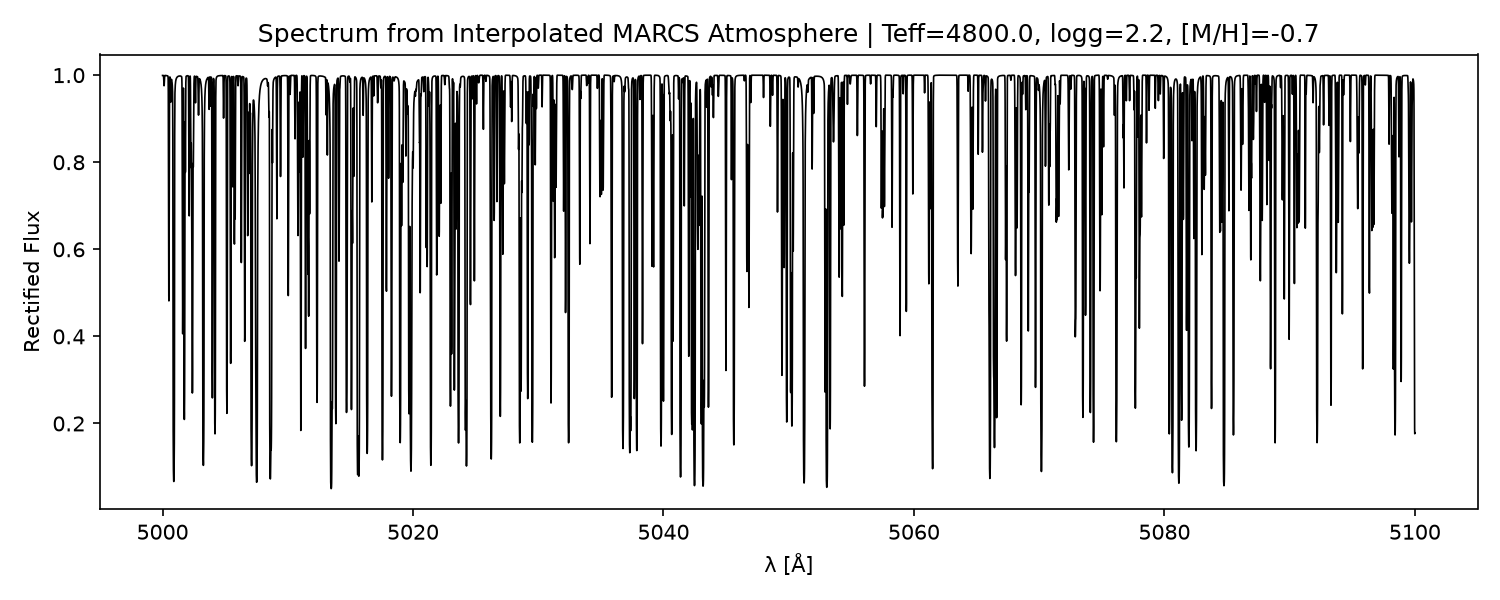

This figure's Julia source:
# Model Atmosphere Interpolation Example (Julia)
# Interpolates a MARCS atmosphere at arbitrary stellar parameters, then
# synthesizes a spectrum from that specific atmosphere object.

println(">>> [1/6] Loading packages...")
using Korg
using PyPlot
println(">>> [1/6] Packages loaded: Korg, PyPlot")

# --- Stellar parameters ------------------------------------------------------
Teff = 4800.0
logg = 2.2
M_H  = -0.7
println(">>> [2/6] Stellar parameters set: Teff=$(Teff), logg=$(logg), [M/H]=$(M_H)")

# --- Abundance vector ---------------------------------------------------------
# Build A(X) once and reuse it for both the atmosphere and the synthesis, so
# the two stay self-consistent (Korg's recommended approach, rather than
# passing M_H directly to interpolate_marcs and separately to synthesis).
A_X = Korg.format_A_X(M_H)

# --- Interpolate a MARCS atmosphere ------------------------------------------
# `interpolate_marcs` takes Teff, logg, A_X as POSITIONAL arguments:
# interpolate_marcs(Teff, logg, A_X; kwargs...). Passing M_H directly instead
# (interpolate_marcs(Teff, logg, M_H=...)) also works but triggers a
# "not recommended" warning, since it's less self-consistent.
println(">>> [3/6] Interpolating MARCS atmosphere...")
atm = Korg.interpolate_marcs(Teff, logg, A_X)
println(">>> [3/6] Atmosphere interpolated: $(length(atm.layers)) layers")

# An atmosphere doesn't expose flat `.T` / `.depth` arrays directly — its data
# lives in `atm.layers` (a vector of layer structs with .tau_ref, .z, .temp,
# .electron_number_density, .number_density). Korg provides convenience
# accessors for exactly this:
temps = Korg.get_temps(atm)
println(">>>       First few temperatures (K): ", temps[1:5])
println(">>>       Temperature range: $(minimum(temps)) - $(maximum(temps)) K")

# --- Linelist -----------------------------------------------------------------
println(">>> [4/6] Loading VALD solar linelist...")
linelist = Korg.get_VALD_solar_linelist()
println(">>> [4/6] Linelist loaded: $(length(linelist)) lines")

# --- Synthesize a spectrum using the interpolated atmosphere -----------------
# Korg.synth has NO `atmosphere` keyword — it always builds its own atmosphere
# internally from Teff/logg/M_H. To actually synthesize from an atmosphere you
# interpolated yourself, use the lower-level `synthesize` function instead.
# It needs an A(X) abundance vector (format_A_X builds one from [M/H]), and it
# returns un-rectified physical flux, so we normalize by the continuum
# ourselves to get a spectrum comparable to what `synth` would hand back.
println(">>> [5/6] Running Korg.synthesize with the interpolated atmosphere...")
λmin = 5000.0
λmax = 5100.0
result = Korg.synthesize(atm, linelist, A_X, (λmin, λmax))

wls  = result.wavelengths
cont = result.cntm
flux = result.flux ./ result.cntm   # rectify (continuum-normalize) manually

println(">>> [5/6] Synthesis complete.")
println(">>>       wls   : $(length(wls)) points, range $(first(wls)) - $(last(wls)) Å")
println(">>>       flux  : min=$(minimum(flux)), max=$(maximum(flux))")
println(">>>       cont  : min=$(minimum(cont)), max=$(maximum(cont))")

# --- Plot -----------------------------------------------------------------
println(">>> [6/6] Building plot...")
figure(figsize=(10, 4))
plot(wls, flux, color="black", linewidth=0.8)
xlabel("λ [Å]")
ylabel("Rectified Flux")
title("Spectrum from Interpolated MARCS Atmosphere | Teff=$(Teff), logg=$(logg), [M/H]=$(M_H)")
tight_layout()

outpath = "korg_marcs_atmosphere_synthesis.png"
savefig(outpath, dpi=150)
println(">>> [6/6] Plot saved to: $(abspath(outpath))")
println(">>> Done.")
